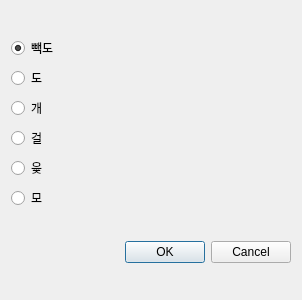
<?xml version="1.0" encoding="UTF-8"?>
<ui version="4.0">
 <class>SelectYutDialog</class>
 <widget class="QDialog" name="SelectYutDialog">
  <property name="geometry">
   <rect>
    <x>0</x>
    <y>0</y>
    <width>302</width>
    <height>300</height>
   </rect>
  </property>
  <property name="windowTitle">
   <string>Dialog</string>
  </property>
  <layout class="QGridLayout" name="gridLayout">
   <item row="0" column="0">
    <layout class="QVBoxLayout" name="verticalLayout">
     <item>
      <widget class="QRadioButton" name="radio0_BB_do">
       <property name="text">
        <string>빽도</string>
       </property>
       <property name="checked">
        <bool>true</bool>
       </property>
      </widget>
     </item>
     <item>
      <widget class="QRadioButton" name="radio1_do">
       <property name="text">
        <string>도</string>
       </property>
      </widget>
     </item>
     <item>
      <widget class="QRadioButton" name="radio2_gae">
       <property name="text">
        <string>개</string>
       </property>
      </widget>
     </item>
     <item>
      <widget class="QRadioButton" name="radio3_gul">
       <property name="text">
        <string>걸</string>
       </property>
      </widget>
     </item>
     <item>
      <widget class="QRadioButton" name="radio4_yut">
       <property name="text">
        <string>윷</string>
       </property>
      </widget>
     </item>
     <item>
      <widget class="QRadioButton" name="radio5_mo">
       <property name="text">
        <string>모</string>
       </property>
      </widget>
     </item>
    </layout>
   </item>
   <item row="1" column="0">
    <widget class="QDialogButtonBox" name="buttonBox">
     <property name="orientation">
      <enum>Qt::Horizontal</enum>
     </property>
     <property name="standardButtons">
      <set>QDialogButtonBox::Cancel|QDialogButtonBox::Ok</set>
     </property>
    </widget>
   </item>
  </layout>
 </widget>
 <resources/>
 <connections>
  <connection>
   <sender>buttonBox</sender>
   <signal>accepted()</signal>
   <receiver>SelectYutDialog</receiver>
   <slot>accept()</slot>
   <hints>
    <hint type="sourcelabel">
     <x>248</x>
     <y>254</y>
    </hint>
    <hint type="destinationlabel">
     <x>157</x>
     <y>274</y>
    </hint>
   </hints>
  </connection>
  <connection>
   <sender>buttonBox</sender>
   <signal>rejected()</signal>
   <receiver>SelectYutDialog</receiver>
   <slot>reject()</slot>
   <hints>
    <hint type="sourcelabel">
     <x>316</x>
     <y>260</y>
    </hint>
    <hint type="destinationlabel">
     <x>286</x>
     <y>274</y>
    </hint>
   </hints>
  </connection>
 </connections>
</ui>
